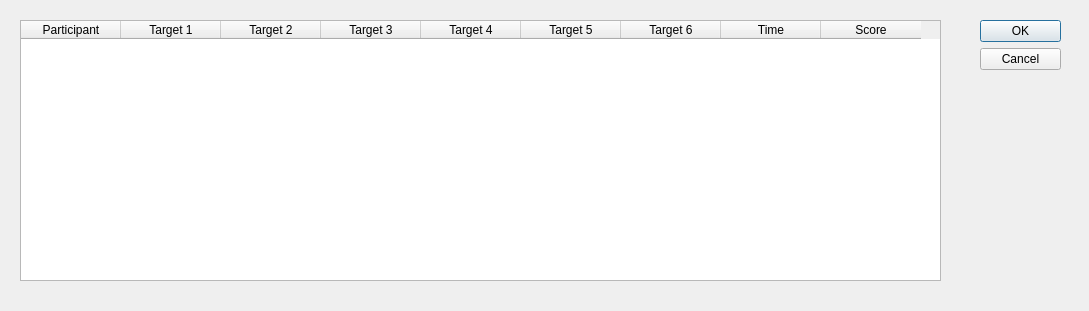
<?xml version="1.0" encoding="UTF-8"?>
<ui version="4.0">
 <class>TournamentTable</class>
 <widget class="QDialog" name="TournamentTable">
  <property name="geometry">
   <rect>
    <x>0</x>
    <y>0</y>
    <width>1089</width>
    <height>311</height>
   </rect>
  </property>
  <property name="windowTitle">
   <string>Dialog</string>
  </property>
  <widget class="QDialogButtonBox" name="buttonBox">
   <property name="geometry">
    <rect>
     <x>980</x>
     <y>20</y>
     <width>81</width>
     <height>241</height>
    </rect>
   </property>
   <property name="orientation">
    <enum>Qt::Vertical</enum>
   </property>
   <property name="standardButtons">
    <set>QDialogButtonBox::Cancel|QDialogButtonBox::Ok</set>
   </property>
  </widget>
  <widget class="QTableWidget" name="tableWidget">
   <property name="geometry">
    <rect>
     <x>20</x>
     <y>20</y>
     <width>921</width>
     <height>261</height>
    </rect>
   </property>
   <property name="sortingEnabled">
    <bool>true</bool>
   </property>
   <column>
    <property name="text">
     <string>Participant</string>
    </property>
   </column>
   <column>
    <property name="text">
     <string>Target 1</string>
    </property>
   </column>
   <column>
    <property name="text">
     <string>Target 2</string>
    </property>
   </column>
   <column>
    <property name="text">
     <string>Target 3</string>
    </property>
   </column>
   <column>
    <property name="text">
     <string>Target 4</string>
    </property>
   </column>
   <column>
    <property name="text">
     <string>Target 5</string>
    </property>
   </column>
   <column>
    <property name="text">
     <string>Target 6</string>
    </property>
   </column>
   <column>
    <property name="text">
     <string>Time</string>
    </property>
   </column>
   <column>
    <property name="text">
     <string>Score</string>
    </property>
   </column>
  </widget>
 </widget>
 <resources/>
 <connections>
  <connection>
   <sender>buttonBox</sender>
   <signal>accepted()</signal>
   <receiver>TournamentTable</receiver>
   <slot>accept()</slot>
   <hints>
    <hint type="sourcelabel">
     <x>248</x>
     <y>254</y>
    </hint>
    <hint type="destinationlabel">
     <x>157</x>
     <y>274</y>
    </hint>
   </hints>
  </connection>
  <connection>
   <sender>buttonBox</sender>
   <signal>rejected()</signal>
   <receiver>TournamentTable</receiver>
   <slot>reject()</slot>
   <hints>
    <hint type="sourcelabel">
     <x>316</x>
     <y>260</y>
    </hint>
    <hint type="destinationlabel">
     <x>286</x>
     <y>274</y>
    </hint>
   </hints>
  </connection>
 </connections>
</ui>
